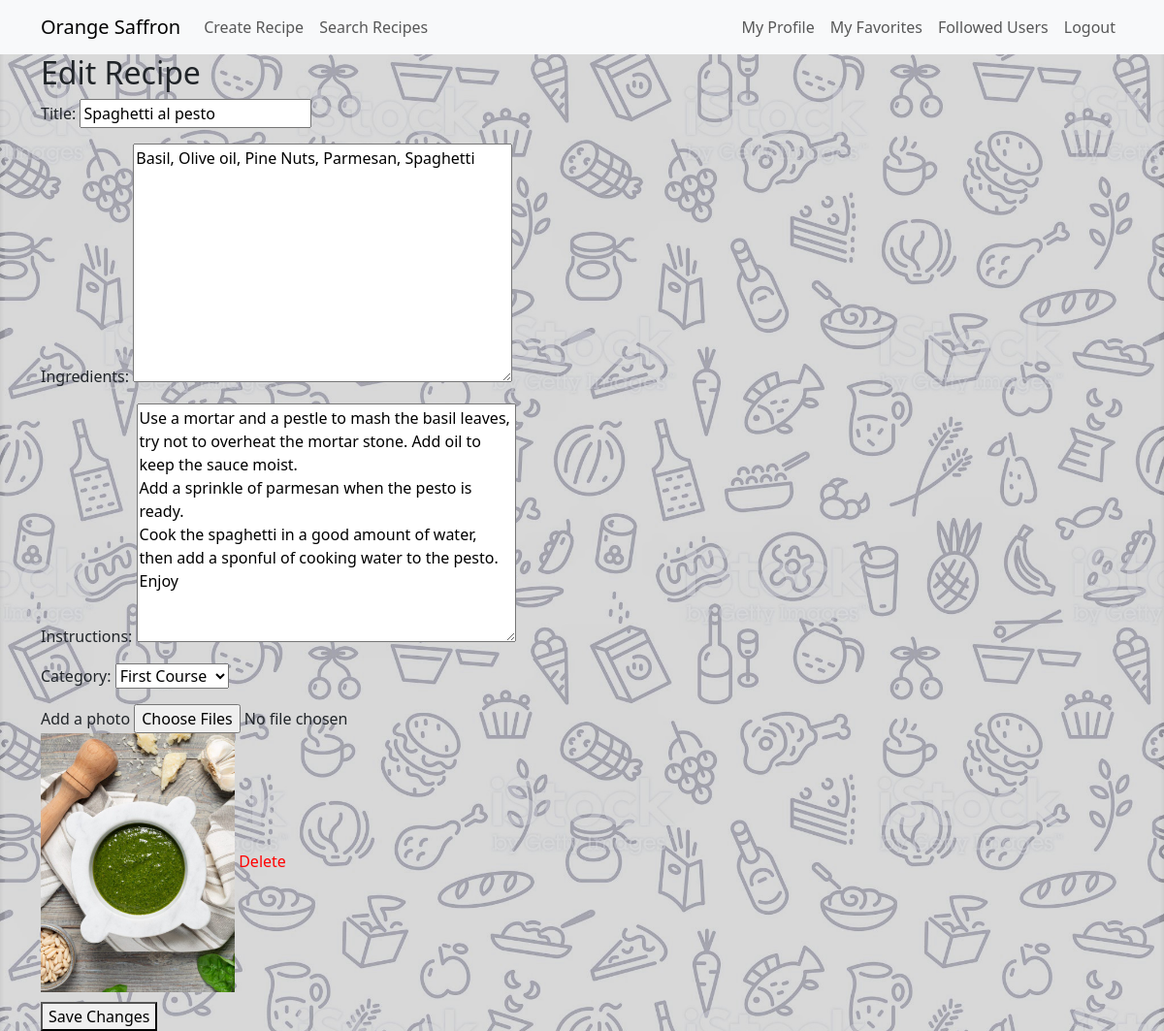
/recipes/23/update/ (signed in), run on the app's committed database.
### recipes/models.py (models this page shows, shortened)
class Recipe(models.Model):
    title = models.CharField(max_length=200)
    author = models.ForeignKey(User, on_delete=models.CASCADE)
    ingredients = models.TextField()
    instructions = models.TextField()
    category = models.ForeignKey(Category, on_delete=models.CASCADE, null=True)
    created_at = models.DateTimeField(auto_now_add=True)
    updated_at = models.DateTimeField(auto_now=True)
    yummy_count = models.PositiveIntegerField(default=0)

class Photo(models.Model):
    recipe = models.ForeignKey(Recipe, on_delete=models.CASCADE)
    image = models.ImageField(upload_to='recipe_photos')
    created_at = models.DateTimeField(auto_now_add=True)
    class Meta:
        ordering = ['-created_at']

### recipes/views.py (the view)
# urls.py: path('recipes/<int:recipe_id>/update/', views.update_recipe, name='update_recipe'),
@login_required
def update_recipe(request, recipe_id):
    recipe = get_object_or_404(Recipe, pk=recipe_id)
    if request.user != recipe.author:
        return redirect('recipe_detail', recipe_id=recipe.pk)
    photos = Photo.objects.filter(recipe=recipe)
    if request.method == 'POST':
        recipe_form = RecipeForm(request.POST, instance=recipe)
        photo_form = PhotoForm(request.POST, request.FILES)
        if recipe_form.is_valid():
            recipe = recipe_form.save()
            Photo.objects.filter(recipe=recipe).delete()
            if 'photos' in request.FILES:
                photos = request.FILES.getlist('photos')[:5]
                for photo in photos:
                    Photo.objects.create(recipe=recipe, image=photo)
            return redirect('recipe_detail', recipe_id=recipe.pk)
    else:
        recipe_form = RecipeForm(instance=recipe)
        photo_form = PhotoForm()
    return render(request, 'update_recipe.html', {'recipe_form': recipe_form, 'photo_form': photo_form, 'photos': photos})

### recipes/forms.py (shortened to what this page needs)
class RecipeForm(forms.ModelForm):
    class Meta:
        model = Recipe
        fields = ['title', 'ingredients', 'instructions', 'category']

class PhotoForm(forms.ModelForm):
    class Meta:
        model = Photo
        fields = ['image']
        widgets = {
            'image': forms.ClearableFileInput(attrs={'multiple': False}),
        }

### recipes/models.py (called while the page is built)
    def __str__(self):
        return self.name

### templates/update_recipe.html (shortened to what this page needs)
{% extends 'base.html' %}
{% block content %}
  <h2>Edit Recipe</h2>
  <form method="post" enctype="multipart/form-data">
    {{ recipe_form.as_p }}
    <div class="form-group">
      <label for="id_photos">Add a photo</label>
      <input type="file" name="photos" id="id_photos" accept="image/*" multiple>
    </div>
    {% for photo in photos %}
      <div class="existing-photo">
        <img src="{{ photo.image.url }}" alt="Recipe Photo">
        <a href="{% url 'delete_photo' photo.id %}" class="delete-photo">Delete</a>
      </div>
    {% endfor %}
    <button type="submit">Save Changes</button>
  </form>
{% endblock %}

### static/style.css (style rules this page uses)
body { background-image: url("images/background.jpg"); background-repeat: no-repeat; background-size: cover; }
.delete-photo { color: red; text-decoration: none; }
.existing-photo { margin-bottom: 10px; }
.existing-photo img { max-width: 200px; }

### data on the page
Recipe: title "Spaghetti al pesto", ingredients "Basil, Olive oil, Pine Nuts, Parmesan, Spaghetti", instructions "Use a mortar and a pestle to mash the basil leaves, try not to overheat the mortar stone. Add oil to keep the sauce moist. Add a sprinkle of parmesan when the pesto is ready. Cook the spaghetti in a good amount of water, then add a sponful of cooking water to the pesto. Enjoy", category "First Course"
Photo: image (picture)
